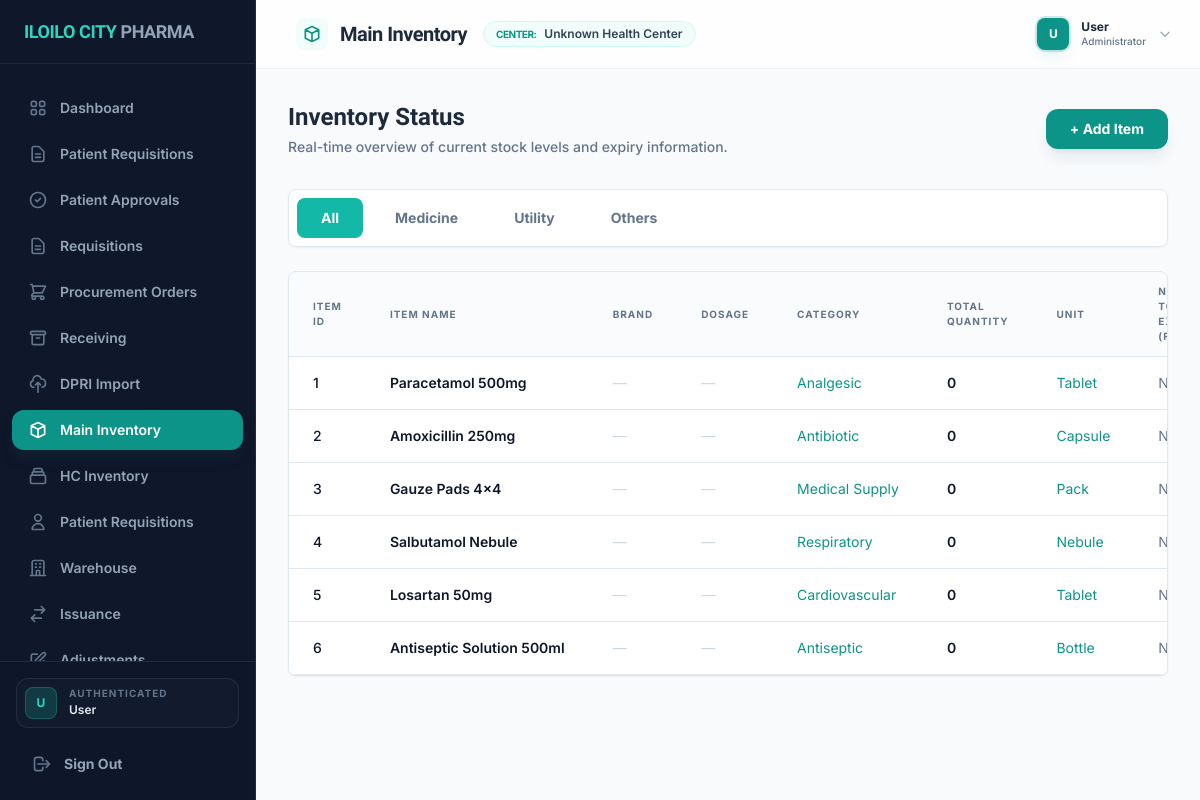
/index.php?page=inventory (signed in), run on the app's committed database.
### tables this page shows
CREATE TABLE Item (
    ItemID INT AUTO_INCREMENT PRIMARY KEY,
    ItemName VARCHAR(200) NOT NULL,
    Brand VARCHAR(150) NULL,
    ItemType VARCHAR(50),
    UnitOfMeasure VARCHAR(50),
    DosageUnit VARCHAR(100) NULL,
    CreatedAt TIMESTAMP DEFAULT CURRENT_TIMESTAMP
);

### includes/auth.php (called while the page is built, shortened)
<?php
function getCurrentUser() {
    return isset($_SESSION['user']) ? $_SESSION['user'] : null;
}

### includes/db.php (called while the page is built, shortened)
<?php
class Database {
    private static $instance = null;
    private $conn;
    private function __construct() {
        try {
            $dsn = "mysql:host=" . DB_HOST . ";dbname=" . DB_NAME . ";charset=" . DB_CHARSET;
            $options = [
                PDO::ATTR_ERRMODE            => PDO::ERRMODE_EXCEPTION,
                PDO::ATTR_DEFAULT_FETCH_MODE => PDO::FETCH_ASSOC,
                PDO::ATTR_EMULATE_PREPARES   => false,
            ];
            $this->conn = new PDO($dsn, DB_USER, DB_PASS, $options);
        } catch (PDOException $e) {
            error_log("Database Connection Error: " . $e->getMessage());
            throw new Exception("Database connection failed. Please check your configuration.");
        }
    }
    public static function getInstance() {
        if (self::$instance === null) {
            self::$instance = new Database();
        }
        return self::$instance;
    }
    public function fetchAll($sql, $params = []) {
        try {
            $stmt = $this->conn->prepare($sql);
            $stmt->execute($params);
            return $stmt->fetchAll();
        } catch (PDOException $e) {
            error_log("Fetch All Error: " . $e->getMessage());
            return [];
        }
    }
}
$db = Database::getInstance();
function get_data($file) {
    global $db;
    switch($file) {
        case 'health_centers':
            return $db->fetchAll("SELECT * FROM HealthCenters");
        case 'items':
            return $db->fetchAll("SELECT * FROM Item");
        case 'inventory':
            return $db->fetchAll("SELECT * FROM CentralInventoryBatch");
    }
}

### pages/inventory.php (the view, shortened to what this page needs)
<?php
$items = get_data('items');
$aggregatedInventory = [];
foreach ($items as $item) {
    $itemId = $item['ItemID'];
    $totalQty = 0;
    $nextExpiry = null;
    $aggregatedInventory[] = [
        'ItemID'      => $itemId,
        'ItemName'    => $item['ItemName'],
        'Brand'       => $item['Brand'] ?? '',
        'DosageUnit'  => $item['DosageUnit'] ?? '',
        'Category'    => $item['ItemType'] ?? 'N/A',
        'Unit'        => $item['UnitOfMeasure'] ?? 'N/A',
        'TotalQuantity' => $totalQty,
        'NextExpiry'  => $nextExpiry
    ];
}
$aggregatedInventory = array_values($aggregatedInventory);
?>
<div class="space-y-6">
    <div class="flex flex-col md:flex-row md:items-center justify-between gap-6 mb-8">
        <div class="space-y-1">
            <h2 class="text-2xl font-bold text-slate-800 dark:text-white">Inventory Status</h2>
            <p class="text-slate-500 font-medium text-sm">Real-time overview of current stock levels and expiry information.</p>
        </div>
        <?php if ($userRole === 'Administrator' || $userRole === 'Head Pharmacist' || $userRole === 'Warehouse Staff'): ?>
        <button onclick="openAddItemModal()" class="bg-primary hover:bg-opacity-90 text-white px-6 py-2.5 rounded-xl shadow-lg shadow-teal-900/10 text-sm font-bold transition-all active:scale-95">
             + Add Item
         </button>
        <?php endif; ?>
    </div>
    <div class="mb-6">
        <div class="bg-white dark:bg-slate-800 rounded-lg shadow-sm border border-slate-200 dark:border-slate-700 p-2">
            <div class="flex gap-2">
                <button onclick="filterByCategory('all')" id="tab-all" class="category-tab active-tab px-6 py-2.5 rounded-lg text-sm font-bold transition-all">
                    All
                </button>
                <button onclick="filterByCategory('medicine')" id="tab-medicine" class="category-tab px-6 py-2.5 rounded-lg text-sm font-bold transition-all">
                    Medicine
                </button>
                <button onclick="filterByCategory('utility')" id="tab-utility" class="category-tab px-6 py-2.5 rounded-lg text-sm font-bold transition-all">
                    Utility
                </button>
                <button onclick="filterByCategory('others')" id="tab-others" class="category-tab px-6 py-2.5 rounded-lg text-sm font-bold transition-all">
                    Others
                </button>
            </div>
        </div>
    </div>
    <div class="bg-white dark:bg-slate-800 rounded-lg shadow-sm border border-slate-200 dark:border-slate-700 overflow-hidden">
        <div class="overflow-x-auto">
            <table class="min-w-full divide-y divide-slate-200 dark:divide-slate-700">
                <thead class="bg-slate-50/80 dark:bg-slate-900/50">
                    <tr>
                        <th class="px-6 py-3 text-left text-[10px] font-bold text-slate-500 dark:text-slate-300 uppercase tracking-widest">Item ID</th>
                        <th class="px-6 py-3 text-left text-[10px] font-bold text-slate-500 dark:text-slate-300 uppercase tracking-widest">Item Name</th>
                        <th class="px-6 py-3 text-left text-[10px] font-bold text-slate-500 dark:text-slate-300 uppercase tracking-widest">Brand</th>
                        <th class="px-6 py-3 text-left text-[10px] font-bold text-slate-500 dark:text-slate-300 uppercase tracking-widest">Dosage</th>
                        <th class="px-6 py-3 text-left text-[10px] font-bold text-slate-500 dark:text-slate-300 uppercase tracking-widest">Category</th>
                        <th class="px-6 py-3 text-left text-[10px] font-bold text-slate-500 dark:text-slate-300 uppercase tracking-widest">Total Quantity</th>
                        <th class="px-6 py-3 text-left text-[10px] font-bold text-slate-500 dark:text-slate-300 uppercase tracking-widest">Unit</th>
                        <th class="px-6 py-3 text-left text-[10px] font-bold text-slate-500 dark:text-slate-300 uppercase tracking-widest">Next to Expire (FEFO)</th>
                    </tr>
                </thead>
                <tbody class="bg-white dark:bg-slate-800">
                     <?php if (empty($aggregatedInventory)): ?>
                    <tr>
                        <td colspan="9" class="px-6 py-12 text-center text-slate-400 font-medium italic">No inventory items found.</td>
                    </tr>
                    <?php else: ?>
                        <?php foreach ($aggregatedInventory as $index => $item): ?>
                        <?php
                            $filterCategory = 'others';
                        ?>
                        <tr class="inventory-row border-b border-slate-200 dark:border-slate-700 hover:bg-slate-50/50 dark:hover:bg-slate-700/30 transition-colors cursor-pointer" data-category="<?php echo $filterCategory; ?>" onclick="toggleBatches('<?php echo $item['ItemID']; ?>')">
                            <td class="px-6 py-4 text-sm font-medium text-slate-900 dark:text-white"><?php echo $item['ItemID']; ?></td>
                            <td class="px-6 py-4 text-sm font-semibold text-slate-900 dark:text-white">
                                <div class="max-w-[220px] truncate" title="<?php echo htmlspecialchars($item['ItemName']); ?>"><?php echo htmlspecialchars($item['ItemName']); ?></div>
                            </td>
                            <td class="px-6 py-4 whitespace-nowrap text-sm text-slate-500 dark:text-slate-400"><?php echo !empty($item['Brand']) ? htmlspecialchars($item['Brand']) : '<span class="text-slate-300 dark:text-slate-600">—</span>'; ?></td>
                            <td class="px-6 py-4 whitespace-nowrap text-sm text-slate-500 dark:text-slate-400"><?php echo !empty($item['DosageUnit']) ? htmlspecialchars($item['DosageUnit']) : '<span class="text-slate-300 dark:text-slate-600">—</span>'; ?></td>
                            <td class="px-6 py-4 whitespace-nowrap text-sm text-primary dark:text-teal-400"><?php echo $item['Category']; ?></td>
                            <td class="px-6 py-4 whitespace-nowrap text-sm font-semibold text-slate-900 dark:text-white"><?php echo number_format($item['TotalQuantity']); ?></td>
                            <td class="px-6 py-4 whitespace-nowrap text-sm text-primary dark:text-teal-400"><?php echo $item['Unit']; ?></td>
                            <td class="px-6 py-4 whitespace-nowrap text-sm text-slate-500 dark:text-slate-400">
                                <?php echo (strtoupper($item['Unit']) === 'UNIT') ? 'N/A' : ($item['NextExpiry'] ? date('n/j/Y', strtotime($item['NextExpiry'])) : 'N/A'); ?>
                            </td>
                        </tr>
                        <?php endforeach; ?>
                    <?php endif; ?>
                </tbody>
            </table>
        </div>
    </div>
</div>

### data on the page
item: ItemID "1", ItemName "Paracetamol 500mg", ItemType "Analgesic", TotalQuantity "0", UnitOfMeasure "Tablet", shows "N/A"
item: ItemID "2", ItemName "Amoxicillin 250mg", ItemType "Antibiotic", TotalQuantity "0", UnitOfMeasure "Capsule", shows "N/A"
item: ItemID "3", ItemName "Gauze Pads 4x4", ItemType "Medical Supply", TotalQuantity "0", UnitOfMeasure "Pack", shows "N/A"
item: ItemID "4", ItemName "Salbutamol Nebule", ItemType "Respiratory", TotalQuantity "0", UnitOfMeasure "Nebule", shows "N/A"
item: ItemID "5", ItemName "Losartan 50mg", ItemType "Cardiovascular", TotalQuantity "0", UnitOfMeasure "Tablet", shows "N/A"
item: ItemID "6", ItemName "Antiseptic Solution 500ml", ItemType "Antiseptic", TotalQuantity "0", UnitOfMeasure "Bottle", shows "N/A"

### other printed values
$item['label'] "Dashboard"
$item['label'] "Patient Requisitions"
$item['label'] "Patient Approvals"
$item['label'] "Requisitions"
$item['label'] "Procurement Orders"
$item['label'] "Receiving"
$item['label'] "DPRI Import"
$item['label'] "Main Inventory"
$item['label'] "HC Inventory"
$item['label'] "Warehouse"
$item['label'] "Issuance"
substr($_SESSION['user']['FirstName'] ?? 'U', 0, 1) "U"
$_SESSION['user']['FirstName'] "User"
$pageTitle "Main Inventory"
$hcName "Unknown Health Center"
